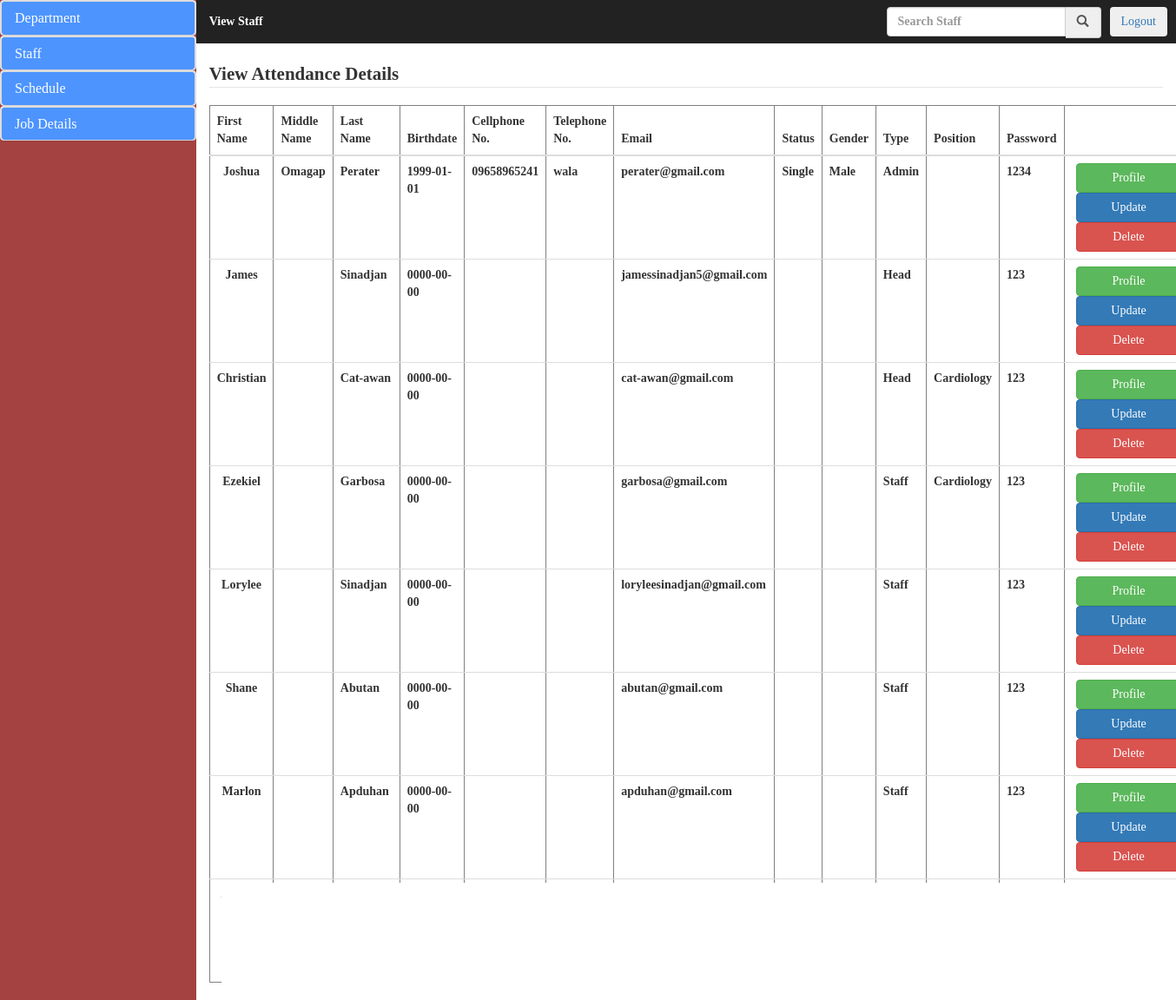
Page /admin/search_view_staff.php (signed in) on the committed database.
### tables this page shows
CREATE TABLE `staff` (
  `staff_id` bigint(20) NOT NULL,
  `fname` varchar(50) NOT NULL,
  `mname` varchar(50) DEFAULT NULL,
  `lname` varchar(50) NOT NULL,
  `birthdate` date NOT NULL,
  `cellnum` varchar(50) NOT NULL,
  `telnum` varchar(50) DEFAULT NULL,
  `email` varchar(50) NOT NULL,
  `status` varchar(50) NOT NULL,
  `gender` varchar(50) NOT NULL,
  `type` varchar(50) NOT NULL,
  `department` varchar(50) NOT NULL,
  `password` varchar(50) NOT NULL
);

### admin/search_view_staff.php (the view, shortened to what this page needs)
<!DOCTYPE html>
<html lang="en">
<head>
	  <link rel="stylesheet" href="bootstrap/css/bootstrap.css">
	 <link rel="stylesheet" href="css/styletry.css">
</head>
<body>
	<div class="col-sm-2 sidebar">
		<div class="panel-group">
								<div class="panel panel-default">
									<div class="panel panel-heading">
										<h4 class="panel-title"><a href="#collapse1" data-toggle="collapse">Department</a></h4>
									</div>
								</div>
							</div>
							<div class="panel-group">
								<div class="panel panel-default">
									<div class="panel panel-heading">
										<h4 class="panel-title"><a href="#collapse2" data-toggle="collapse">Staff</a></h4>
									</div>
								</div>
							</div>
							<div class="panel-group">
								<div class="panel panel-default">
									<div class="panel panel-heading">
										<h4 class="panel-title"><a href="#collapse4" data-toggle="collapse">Schedule</a></h4>
									</div>
								</div>
							</div>
							<div class="panel-group">
								<div class="panel panel-default">
									<div class="panel panel-heading">
										<h4 class="panel-title"><a href="#collapse5" data-toggle="collapse">Job Details</a></h4>
									</div>
								</div>
							</div>
	</div>
	<div class="col-sm-10 content">
		<div class="col-sm-12" style="padding: 0;">
			 <nav class="navbar navbar-inverse">
			 	 <div class="container-fluid" style="padding-left: 0;">
			 	 	<ul class="nav navbar-nav">
			 	 		 <li><a href="#" style="color: white;">View Staff</a></li>
			 	 	</ul>
			 	 	<div class="nav navbar-right nav-btn"><button class="btn"><a href="../user/index.php?logout='1'" style="text-decoration-style: none;">Logout</a></button></div>
			 	 	<ul class="nav navbar-right nav-btn">
				 	 	<div class="input-group">
							<form action="search_view_staff.php">
								 <div class="input-group">
									  <input type="text" class="form-control" placeholder="Search Staff" aria-describedby="basic-addon1" name="search">
									  <span class="input-group-addon" id="basic-addon1" style="padding: 0;"><button class="btn" type="submit" name="send"><i class="glyphicon glyphicon-search"></i></button></span>
								</div>
							</form>
						</div>
					</ul>
			 	 </div>
			 </nav>
		</div>
		<div class="col-sm-12 haha"><legend> View Attendance Details</legend></div>
			 		<div class="col-sm-12">
			 			<?php
								  include_once("connection.php");
								  $sql = "SELECT * FROM staff where fname like '$search%' or mname like '$search%' or lname like '$search%'";
								  $result = mysqli_query($connect,$sql);
								  if(mysqli_num_rows($result) > 0){
									  echo "<table class='table' border='1'>";
									  echo "<thead>
												<tr>
													<th>First Name</th>
													<th>Middle Name</th>
													<th>Last Name</th>
													<th>Birthdate</th>
													<th>Cellphone No.</th>
													<th>Telephone No.</th>
													<th>Email</th>
													<th>Status</th>
													<th>Gender</th>
													<th>Type</th>
													<th>Position</th>
													<th>Password</th>
													<th></th>
												</tr>
											</thead>";
									  echo "<tbody>";
								     while($row = mysqli_fetch_assoc($result)){
									       echo "<tr><td style='text-align:center;'>".
												 $row['fname'].
												"</td><td>".
												$row['mname'].
												"</td><td>".
												$row['lname'].
												"</td><td>".
												$row['birthdate'].
												"</td><td>".
												$row['cellnum'].
												"</td><td>".
												 $row['telnum'].
												"</td><td>".
												 $row['email'].
												"</td><td>".
												$row['status'].
												"</td><td>".
												$row['gender'].
												"</td><td>".
												$row['type'].
												"</td><td>".
												$row['department'].
												"</td><td>".
												$row['password'].
												 "</td>
												 <td>
													<a href='../user/about_me.php?id=".$row['staff_id']."'>
												      <button class='btn btn-success'>Profile</button>
													</a>
												    <a href='Update_staff.php?id=".$row['staff_id']."'>
												      <button class='btn btn-primary'>Update</button>
													</a>
													<a href='action/staff_delete.php?id=".$row['staff_id']."'>
													  <button class='btn btn-danger'>Delete</button>
													</a>
												 </td>
												 </tr>";
									 }
									 echo "</tbody>";
								  }
								?>
					  	</div>
	</div>
</body>
</html>

### admin/css/styletry.css (style rules this page uses)
* { margin: 0; }
.sidebar { background-color: #a44141; padding: 0; height: 100%; }
.content { height: 100%; padding: 0; }
li a { display: block; color: #000; text-decoration: none; }
html,body { width: 100%; height:100%; font-family: masaya !important; font-weight: bold; }
.navbar { border-radius: 0; border: none; }
.nav-btn { padding-top: 8px;padding-right: 10px; }
td:last-child { width: 285px; }
td>a>button { width:122px; margin-left: 5px; }
.panel-group { margin-bottom: 0; }
a { text-decoration: none; }
.panel-default > .panel-heading { background-color: #4d94ff; color:white; }
.panel { border-radius: 1px; }

### rows in the picture
staff: fname "Joshua", mname "Omagap", lname "Perater", birthdate "1999-01-01", cellnum "09658965241", telnum "wala", email "perater@gmail.com", status "Single", gender "Male", type "Admin", password "1234"
staff: fname "James", lname "Sinadjan", birthdate "0000-00-00", email "jamessinadjan5@gmail.com", type "Head", password "123"
staff: fname "Christian", lname "Cat-awan", birthdate "0000-00-00", email "cat-awan@gmail.com", type "Head", department "Cardiology", password "123"
staff: fname "Ezekiel", lname "Garbosa", birthdate "0000-00-00", email "garbosa@gmail.com", type "Staff", department "Cardiology", password "123"
staff: fname "Lorylee", lname "Sinadjan", birthdate "0000-00-00", email "loryleesinadjan@gmail.com", type "Staff", password "123"
staff: fname "Shane", lname "Abutan", birthdate "0000-00-00", email "abutan@gmail.com", type "Staff", password "123"
staff: fname "Marlon", lname "Apduhan", birthdate "0000-00-00", email "apduhan@gmail.com", type "Staff", password "123"
staff: fname "Jacques"
